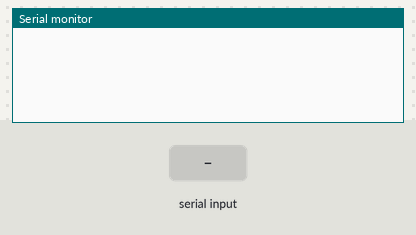
This sketch was run on a simulated Arduino Uno, built with avr-gcc and run on an emulated ATmega328P. On the bench: the last lines printed to the serial monitor. Inputs (shaded band) come from the test bench.

Above: at 1.2 s.
1.3 s: "REQ\n" received over Serial
At 3.5 s:
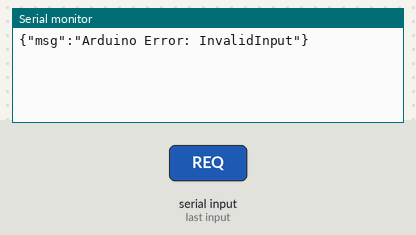
3.8 s: "1\n" received over Serial
At 5.5 s:
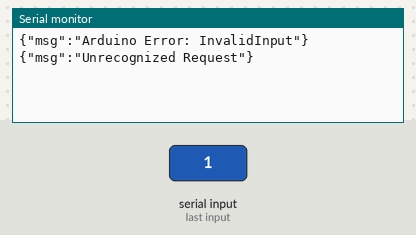

Measured:
- after the input at 1.3 s, the serial monitor: prints a new line after 1.0 s (image 1)
- after the input at 3.8 s, the serial monitor: prints a new line after 1.0 s (image 2)

The sketch:

serial_interface.ino
```cpp
#include <ArduinoJson.h>

StaticJsonDocument<500> outgoing; // JSON Document to hold data to be sent
StaticJsonDocument<500> incoming; // JSON Document to hold data being received

void setup() {
  Serial.begin(115200);
  while (!Serial);
}

void loop() {
  if (Serial.available() == 0) return;

  DeserializationError error = deserializeJson(incoming, Serial); // Parse JSON directly from the Serial port

  // If a parsing error occurs, send the error message back to the sender
  if (error) outgoing["msg"] = "Arduino Error: " + String(error.c_str());

  // If the message was "Request", we send "Acknowledge
  else if (incoming["msg"] == "REQ") {
    outgoing["msg"] = "ACK";
    // Add additional data here, examples below:
    // outgoing["data"] = 0.34;
    // outgoing["sensor} = "temperature";
  }
  // Otherwise, we send "Unrecognized Request"
  else outgoing["msg"] = "Unrecognized Request";

  serializeJson(outgoing, Serial); // Serialize the message and send it back to the serial port
  Serial.print('\n'); // Since we use "readline()" in Python, we need to add the newline character
}
```
